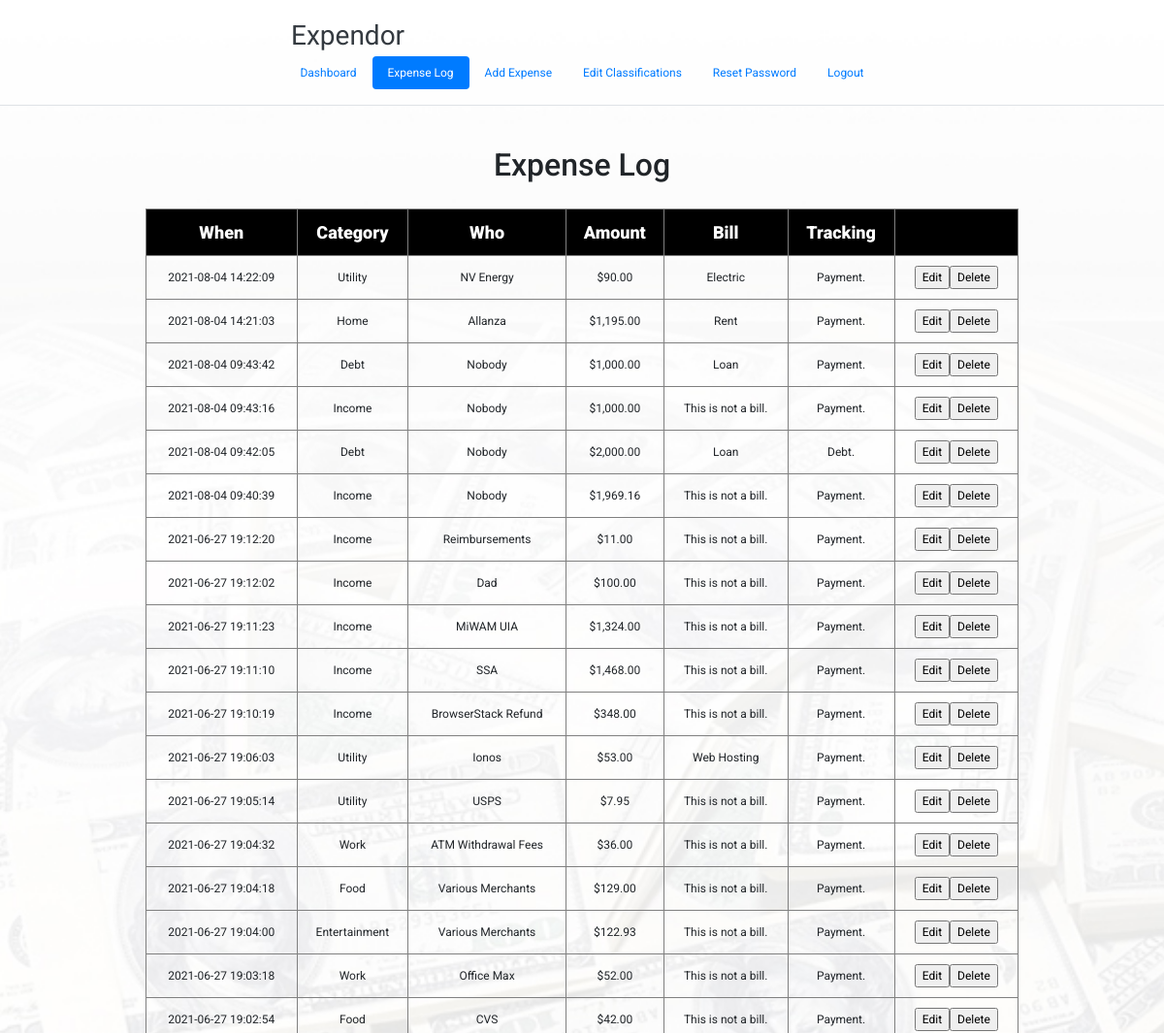
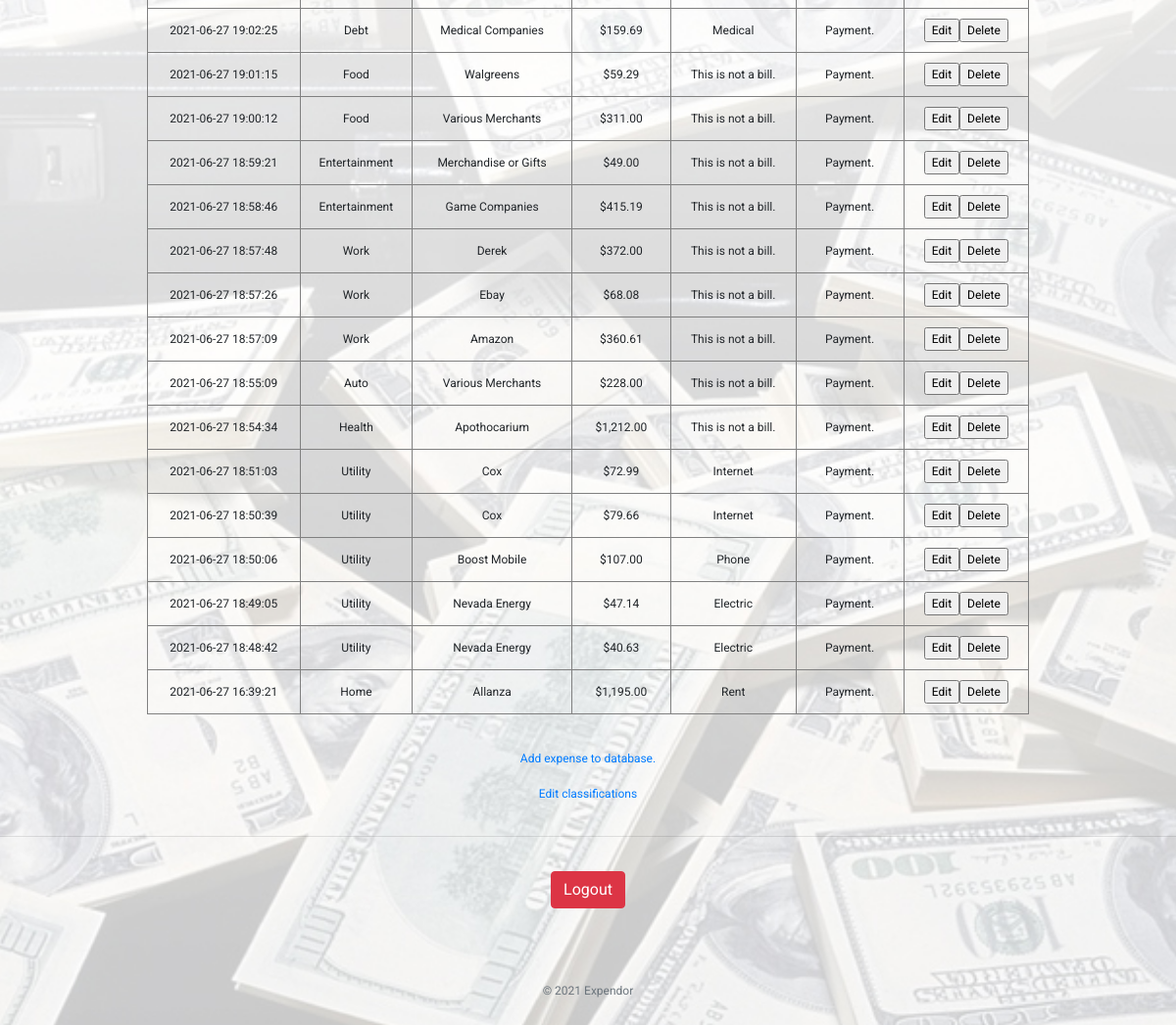
The app's page /log/index.php (signed in) with its own data (2 pictures, top to bottom).
### tables this page shows
CREATE TABLE IF NOT EXISTS `test` (
  `UID` datetime NOT NULL,
  `Category` text NOT NULL,
  `Who` text NOT NULL,
  `Amount` decimal(11,2) NOT NULL,
  `Currency` text NOT NULL,
  `Bill` text NOT NULL,
  `Type` tinyint(1) NOT NULL,
  PRIMARY KEY (`UID`)
);

### log/index.php (the view, shortened to what this page needs)
<?php
if(!isset($_SESSION["loggedin"]) || $_SESSION["loggedin"] !== true){
    header("location: ../login/");
    exit;
} else {
	$username = $_SESSION["username"];
}
?>
<!doctype html>
<html>
<head>
<link href="../style.css" rel="stylesheet" />
<link rel="stylesheet" href="https://stackpath.bootstrapcdn.com/bootstrap/4.5.2/css/bootstrap.min.css" />
</head>
<body>
<header class="d-flex flex-wrap justify-content-center py-3 mb-4 border-bottom">
<a href="http://localhost/expendor/" class="d-flex align-items-center mb-3 mb-md-0 me-md-auto text-dark text-decoration-none">
<span class="fs-4">Expendor</span>
</a>
<ul class="nav nav-pills">
<li class="nav-item"><a href="http://localhost/expendor/dashboard/" class="nav-link">Dashboard</a></li>
<li class="nav-item"><a href="http://localhost/expendor/log/" class="nav-link active" aria-current="page">Expense Log</a></li>
<li class="nav-item"><a href="http://localhost/expendor/add/" class="nav-link">Add Expense</a></li>
<li class="nav-item"><a href="http://localhost/expendor/custom/" class="nav-link">Edit Classifications</a></li>
<li class="nav-item"><a href="http://localhost/expendor/reset/" class="nav-link">Reset Password</a></li>
<li class="nav-item"><a href="http://localhost/expendor/logout/" class="nav-link">Logout</a></li>
</ul>
</header>
<?php
include('../header.php');
if($conn == true){
$fmt = numfmt_create('en_US', NumberFormatter::CURRENCY );
echo '<center><h2>Expense Log</h2></center><br/>';
$sql = "SELECT * FROM `$username` ORDER BY UID DESC";
$result = mysqli_query($conn, $sql);
$row = mysqli_fetch_assoc($result);
if($row == null){
echo '<table border="1" cellpadding="10" align="center"><tr><td align="center">';
echo 'No expenses to display.<br/>';
echo '</td></tr></table>';
} else {
echo '<table id="expenses" border="1" cellpadding="10" align="center">';
echo '<tr><th align="center"><strong>When</strong></th><th><strong>Category</strong></th><th align="center"><strong>Who</strong></th><th align="center"><strong>Amount</strong></th><th align="center"><strong>Bill</strong></th><th><strong>Tracking</strong></th><th></th></tr>';
echo'<tbody>';
foreach($result as $row){
$type = $row['Type'];
if($type == 0){
	$typeMessage = "Payment.";
} else {
	$typeMessage = "Debt.";
}
echo '<tr><td class="x"><form action="../edit/" method="post"><input type="hidden" name="currency" value="' . $row['Currency'] . '" /><input type="hidden" name="type" value="' . $row['Type'] . '" /><input type="hidden" name="uid" value="' . $row['UID'] . '" />' . $row['UID'] . '</td><td>' . $row['Category'] . '</td><td>' . $row['Who'] . '</td><td>' . numfmt_format_currency($fmt, $row['Amount'], $row['Currency']) . '</td><td>' . $row['Bill'] . '</td><td>' . $typeMessage . '</td><td><input type="submit" name="edit" value="Edit"/><input type="submit" name="delete" value="Delete"/></form></td></tr>';
}
echo '</tbody></table><br/>';
}
echo '<br/>';
echo '<center><a href="../add/">Add expense to database.</a></center>';
echo '<br/>';
echo '<center><a href="../custom/">Edit classifications</a><br/></center>';
echo '<br/>';
} else {
echo '<br/>';
echo 'Error: ' . $sql . '<br/>' . mysqli_error($conn);}
?>
	<hr/><br/>
	<table align="center">
	<tr><td>
    <p>
        <a href="../logout" class="btn btn-danger">Logout</a>
    </p>
	</td></tr>
	</table>
<?php
include('../footer.php');
?>
<footer class="py-3 my-4">
    <p class="text-center text-muted">&copy; 2021 Expendor</p>
</footer>
</body>
</html>

### header.php (shortened to what this page needs)
<?php
echo '<br/>';
?>

### footer.php (shortened to what this page needs)
<?php
echo '<br/>';
?>

### style.css (style rules this page uses)
html body { font-family: 'Roboto', sans-serif; font-size: 12px; background: url('background.jpg') center center no-repeat #fff fixed; background-size: cover; }
table { width: 75%; text-align: center; }
hr { width: 100%; }
.x { -webkit-touch-callout: none; -webkit-user-select: none; -khtml-user-select: none; -moz-user-select: none; -ms-user-select: none; user-select: none; }
table th { background: #000; color: #fff; font-size: 18px; }
header a span { width: 50vw; font-size: 28px; }

### records on screen
test: UID "2021-08-04 14:22:09", Category "Utility", Who "NV Energy", numfmt_format_currency($fmt, $row['Amount'], $row['Currency']) "$90.00", Bill "Electric", Type "Payment."
test: UID "2021-08-04 14:21:03", Category "Home", Who "Allanza", numfmt_format_currency($fmt, $row['Amount'], $row['Currency']) "$1,195.00", Bill "Rent", Type "Payment."
test: UID "2021-08-04 09:43:42", Category "Debt", Who "Nobody", numfmt_format_currency($fmt, $row['Amount'], $row['Currency']) "$1,000.00", Bill "Loan", Type "Payment."
test: UID "2021-08-04 09:43:16", Category "Income", Who "Nobody", numfmt_format_currency($fmt, $row['Amount'], $row['Currency']) "$1,000.00", Bill "This is not a bill.", Type "Payment."
test: UID "2021-08-04 09:42:05", Category "Debt", Who "Nobody", numfmt_format_currency($fmt, $row['Amount'], $row['Currency']) "$2,000.00", Bill "Loan", Type "Debt."
test: UID "2021-08-04 09:40:39", Category "Income", Who "Nobody", numfmt_format_currency($fmt, $row['Amount'], $row['Currency']) "$1,969.16", Bill "This is not a bill.", Type "Payment."
test: UID "2021-06-27 19:12:20", Category "Income", Who "Reimbursements", numfmt_format_currency($fmt, $row['Amount'], $row['Currency']) "$11.00", Bill "This is not a bill.", Type "Payment."
test: UID "2021-06-27 19:12:02", Category "Income", Who "Dad", numfmt_format_currency($fmt, $row['Amount'], $row['Currency']) "$100.00", Bill "This is not a bill.", Type "Payment."
test: UID "2021-06-27 19:11:23", Category "Income", Who "MiWAM UIA", numfmt_format_currency($fmt, $row['Amount'], $row['Currency']) "$1,324.00", Bill "This is not a bill.", Type "Payment."
test: UID "2021-06-27 19:11:10", Category "Income", Who "SSA", numfmt_format_currency($fmt, $row['Amount'], $row['Currency']) "$1,468.00", Bill "This is not a bill.", Type "Payment."
test: UID "2021-06-27 19:10:19", Category "Income", Who "BrowserStack Refund", numfmt_format_currency($fmt, $row['Amount'], $row['Currency']) "$348.00", Bill "This is not a bill.", Type "Payment."
test: UID "2021-06-27 19:06:03", Category "Utility", Who "Ionos", numfmt_format_currency($fmt, $row['Amount'], $row['Currency']) "$53.00", Bill "Web Hosting", Type "Payment."
test: UID "2021-06-27 19:05:14", Category "Utility", Who "USPS", numfmt_format_currency($fmt, $row['Amount'], $row['Currency']) "$7.95", Bill "This is not a bill.", Type "Payment."
test: UID "2021-06-27 19:04:32", Category "Work", Who "ATM Withdrawal Fees", numfmt_format_currency($fmt, $row['Amount'], $row['Currency']) "$36.00", Bill "This is not a bill.", Type "Payment."
test: UID "2021-06-27 19:04:18", Category "Food", Who "Various Merchants", numfmt_format_currency($fmt, $row['Amount'], $row['Currency']) "$129.00", Bill "This is not a bill.", Type "Payment."
test: UID "2021-06-27 19:04:00", Category "Entertainment", Who "Various Merchants", numfmt_format_currency($fmt, $row['Amount'], $row['Currency']) "$122.93", Bill "This is not a bill.", Type "Payment."
test: UID "2021-06-27 19:03:18", Category "Work", Who "Office Max", numfmt_format_currency($fmt, $row['Amount'], $row['Currency']) "$52.00", Bill "This is not a bill.", Type "Payment."
test: UID "2021-06-27 19:02:54", Category "Food", Who "CVS", numfmt_format_currency($fmt, $row['Amount'], $row['Currency']) "$42.00", Bill "This is not a bill.", Type "Payment."
test: UID "2021-06-27 19:02:25", Category "Debt", Who "Medical Companies", numfmt_format_currency($fmt, $row['Amount'], $row['Currency']) "$159.69", Bill "Medical", Type "Payment."
test: UID "2021-06-27 19:01:15", Category "Food", Who "Walgreens", numfmt_format_currency($fmt, $row['Amount'], $row['Currency']) "$59.29", Bill "This is not a bill.", Type "Payment."
test: UID "2021-06-27 19:00:12", Category "Food", Who "Various Merchants", numfmt_format_currency($fmt, $row['Amount'], $row['Currency']) "$311.00", Bill "This is not a bill.", Type "Payment."
test: UID "2021-06-27 18:59:21", Category "Entertainment", Who "Merchandise or Gifts", numfmt_format_currency($fmt, $row['Amount'], $row['Currency']) "$49.00", Bill "This is not a bill.", Type "Payment."
test: UID "2021-06-27 18:58:46", Category "Entertainment", Who "Game Companies", numfmt_format_currency($fmt, $row['Amount'], $row['Currency']) "$415.19", Bill "This is not a bill.", Type "Payment."
test: UID "2021-06-27 18:57:48", Category "Work", Who "Derek", numfmt_format_currency($fmt, $row['Amount'], $row['Currency']) "$372.00", Bill "This is not a bill.", Type "Payment."
test: UID "2021-06-27 18:57:26", Category "Work", Who "Ebay", numfmt_format_currency($fmt, $row['Amount'], $row['Currency']) "$68.08", Bill "This is not a bill.", Type "Payment."
test: UID "2021-06-27 18:57:09", Category "Work", Who "Amazon", numfmt_format_currency($fmt, $row['Amount'], $row['Currency']) "$360.61", Bill "This is not a bill.", Type "Payment."
test: UID "2021-06-27 18:55:09", Category "Auto", Who "Various Merchants", numfmt_format_currency($fmt, $row['Amount'], $row['Currency']) "$228.00", Bill "This is not a bill.", Type "Payment."
test: UID "2021-06-27 18:54:34", Category "Health", Who "Apothocarium", numfmt_format_currency($fmt, $row['Amount'], $row['Currency']) "$1,212.00", Bill "This is not a bill.", Type "Payment."
test: UID "2021-06-27 18:51:03", Category "Utility", Who "Cox", numfmt_format_currency($fmt, $row['Amount'], $row['Currency']) "$72.99", Bill "Internet", Type "Payment."
test: UID "2021-06-27 18:50:39", Category "Utility", Who "Cox", numfmt_format_currency($fmt, $row['Amount'], $row['Currency']) "$79.66", Bill "Internet", Type "Payment."
test: UID "2021-06-27 18:50:06", Category "Utility", Who "Boost Mobile", numfmt_format_currency($fmt, $row['Amount'], $row['Currency']) "$107.00", Bill "Phone", Type "Payment."
test: UID "2021-06-27 18:49:05", Category "Utility", Who "Nevada Energy", numfmt_format_currency($fmt, $row['Amount'], $row['Currency']) "$47.14", Bill "Electric", Type "Payment."
test: UID "2021-06-27 18:48:42", Category "Utility", Who "Nevada Energy", numfmt_format_currency($fmt, $row['Amount'], $row['Currency']) "$40.63", Bill "Electric", Type "Payment."
test: UID "2021-06-27 16:39:21", Category "Home", Who "Allanza", numfmt_format_currency($fmt, $row['Amount'], $row['Currency']) "$1,195.00", Bill "Rent", Type "Payment."
